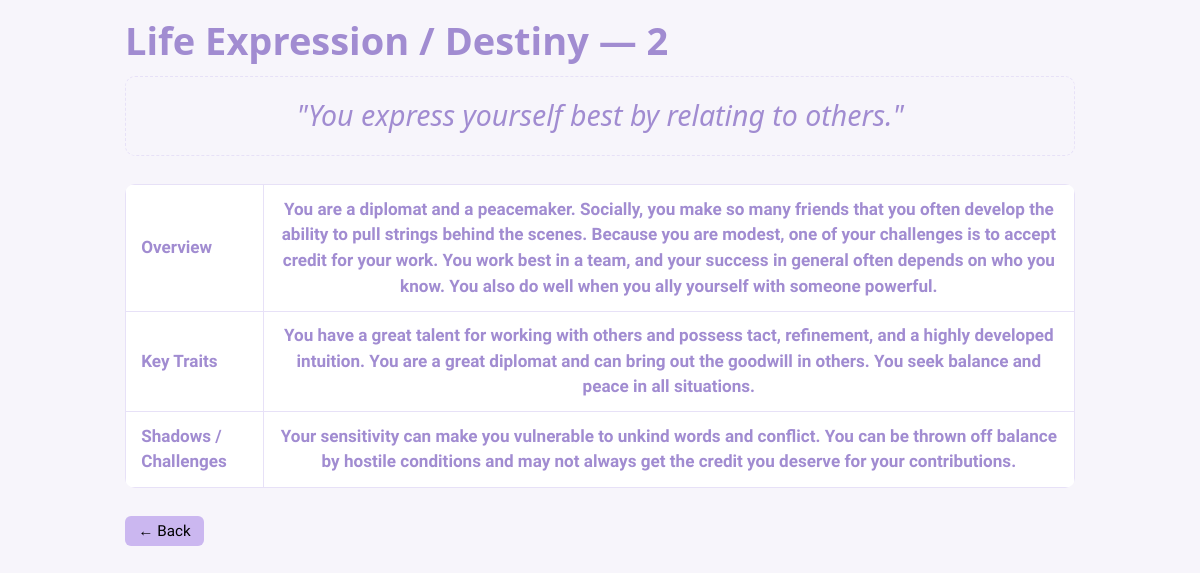
/numerology/details/life-expression/2 (signed in), run on the app's committed database.
### numerology_app/models.py (models this page shows)
class LifeExpression(db.Model):
    __tablename__ = "life_expression"
    id = db.Column(db.Integer, primary_key=True)
    number = db.Column(db.String(5), nullable=False, unique=True)
    description = db.Column(db.Text)
    key_traits = db.Column(db.Text)
    shadows = db.Column(db.Text)

### numerology_app/routes/numerology_details.py (the view)
@numerology_details_bp.route("/life-expression/<int:number>")
def life_expression_detail(number):
    data = LifeExpression.query.filter_by(number=str(number)).first()
    return render_template("numerology/details/life_expression.html", number=number, data=data)

### numerology_app/routes/numerology_details.py (called while the page is built)
@numerology_details_bp.before_request
def require_login():
    if "user" not in session:
        flash("You must be logged in to view this page.", "error")
        return redirect(url_for("auth.login"))

### numerology_app/templates/numerology/details/life_expression.html (shortened to what this page needs)
{% extends "base.html" %}
{% block content %}
<section class="numerology-detail">
  <h1>Life Expression / Destiny — {{ number }}</h1>
  {% if data %}
    {% if data.description %}
      {% set parts = data.description.split('.', 1) %}
      <h2 class="expression-subtitle">
        "{{ parts[0] | trim }}."
      </h2>
      <table class="detail-table">
        <tbody>
          <tr>
            <td><strong>Overview</strong></td>
            <td>{{ parts[1] | trim if parts|length > 1 else "—" }}</td>
          </tr>
          <tr><td><strong>Key Traits</strong></td><td>{{ data.key_traits or "—" }}</td></tr>
          <tr><td><strong>Shadows / Challenges</strong></td><td>{{ data.shadows or "—" }}</td></tr>
        </tbody>
      </table>
    {% endif %}
  {% else %}
    <p>No data found for Expression {{ number }}.</p>
  {% endif %}
  <p style="margin-top:1.5rem;"><a href="{{ url_for('numerology.numerology_home') }}" class="secondary compact-button">← Back</a></p>
</section>
{% endblock %}

### numerology_app/static/css/custom.css (style rules this page uses)
:root { color-scheme: light !important; --pico-background-color: #ffffff !important; --pico-color: #a18cd1 !important; --color-bg: #F7F5FB; --color-surface: #FFFFFF; --color-accent: #A18CD1; --color-accent-light: #CBB7F0; --color-border: #E7E1F7; --color-hover: #917BC5; --color-text: #000000; --radius: 10px; --shadow: 0 2px 8px rgba(0, 0, 0, 0.06); --pico-form-element-background-color: var(--color-surface); --pico-form-element-border-color: var(--color-border); --pico-form-element-color: #333333; }
html, body { height: 100%; background-color: var(--color-bg); font-family: 'Funnel Sans', sans-serif; color: var(--color-text); margin: 0; padding: 0; }
h1, h2, h3, h4 { color: var(--color-accent); font-weight: 600; margin-top: 0; margin-bottom: 0.75rem; }
a { color: var(--color-accent); text-decoration: none; }
.primary-table, .detail-table { width: 100%; border-collapse: collapse; border-radius: var(--radius); overflow: hidden; font-size: 0.9rem; }
.primary-table th, .primary-table td, .detail-table th, .detail-table td { border: 1px solid var(--color-border); padding: 0.6rem 0.8rem; text-align: left; vertical-align: middle; }
.primary-table td:nth-child(2), .detail-table td:nth-child(2) { text-align: center; font-weight: 600; }
.primary-table tr:nth-child(even), .detail-table tr:nth-child(even) { background: #FAF9FD; }
button, .compact-button, .secondary { border: none; border-radius: 6px; padding: 0.45rem 0.9rem; font-family: inherit; font-weight: 500; cursor: pointer; transition: all 0.2s ease-in-out; white-space: nowrap; }
.compact-button { background-color: var(--color-accent); color: white; }
.secondary { font-size: 0.8rem; padding: 0.3rem 0.7rem; background-color: var(--color-accent-light); color: var(--color-text); }

### numerology_app/templates/numerology/details/life_expression.html (style rules this page uses)
.expression-subtitle { font-size: 1.5rem; font-weight: 500; font-style: italic; color: var(--color-accent); text-align: center; padding: 1rem; margin: 0.5rem 0 1.5rem 0; border: 1px dashed var(--color-border); border-radius: var(--radius); line-height: 1.4; }
.numerology-detail .detail-table { margin-top: 0; }

### data on the page
LifeExpression: key_traits "You have a great talent for working with others and possess tact, refinement, and a highly developed intuition. You are a great diplomat and can bring out the goodwill in others. You seek balance and peace in all situations.", shadows "Your sensitivity can make you vulnerable to unkind words and conflict. You can be thrown off balance by hostile conditions and may not always get the credit you deserve for your contributions."

### other printed values
{{ number }} "2"
{{ parts[0] | trim }} "You express yourself best by relating to others"
